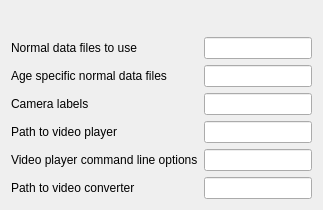
     <widget class="QWidget" name="general">
      <attribute name="title">
       <string>General</string>
      </attribute>
      <layout class="QHBoxLayout" name="horizontalLayout_4">
       <item>
        <layout class="QFormLayout" name="formLayout_5">
         <item row="0" column="0">
          <spacer name="verticalSpacer_9">
           <property name="orientation">
            <enum>Qt::Vertical</enum>
           </property>
           <property name="sizeHint" stdset="0">
            <size>
             <width>20</width>
             <height>20</height>
            </size>
           </property>
          </spacer>
         </item>
         <item row="1" column="0">
          <widget class="QLabel" name="label_61">
           <property name="text">
            <string>Normal data files to use</string>
           </property>
          </widget>
         </item>
         <item row="1" column="1">
          <widget class="QLineEdit" name="cfg_normaldata_files"/>
         </item>
         <item row="2" column="0">
          <widget class="QLabel" name="label_62">
           <property name="text">
            <string>Age specific normal data files</string>
           </property>
          </widget>
         </item>
         <item row="2" column="1">
          <widget class="QLineEdit" name="cfg_normaldata_age"/>
         </item>
         <item row="3" column="0">
          <widget class="QLabel" name="label_64">
           <property name="text">
            <string>Camera labels</string>
           </property>
          </widget>
         </item>
         <item row="3" column="1">
          <widget class="QLineEdit" name="cfg_camera_labels"/>
         </item>
         <item row="4" column="0">
          <widget class="QLabel" name="label_65">
           <property name="text">
            <string>Path to video player</string>
           </property>
          </widget>
         </item>
         <item row="4" column="1">
          <widget class="QLineEdit" name="cfg_videoplayer_path"/>
         </item>
         <item row="5" column="0">
          <widget class="QLabel" name="label_66">
           <property name="text">
            <string>Video player command line options</string>
           </property>
          </widget>
         </item>
         <item row="6" column="0">
          <widget class="QLabel" name="label_63">
           <property name="text">
            <string>Path to video converter</string>
           </property>
          </widget>
         </item>
         <item row="6" column="1">
          <widget class="QLineEdit" name="cfg_videoconv_path"/>
         </item>
         <item row="5" column="1">
          <widget class="QLineEdit" name="cfg_videoplayer_opts"/>
         </item>
        </layout>
       </item>
      </layout>
     </widget>
